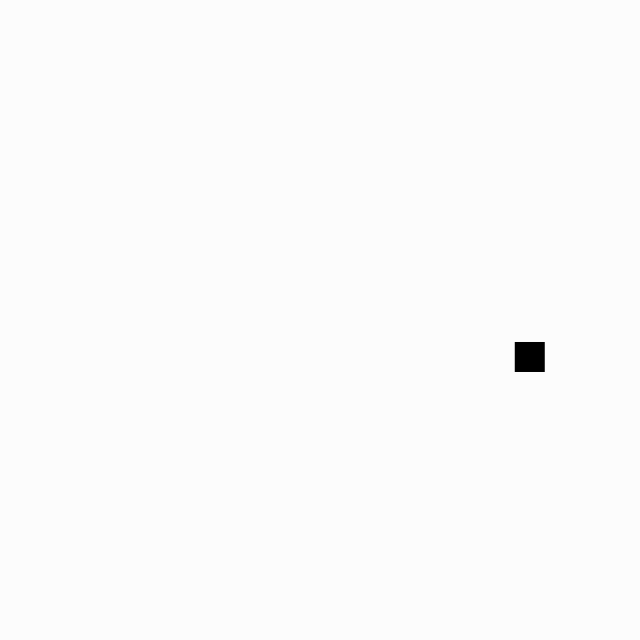
Frame 1 (no input)
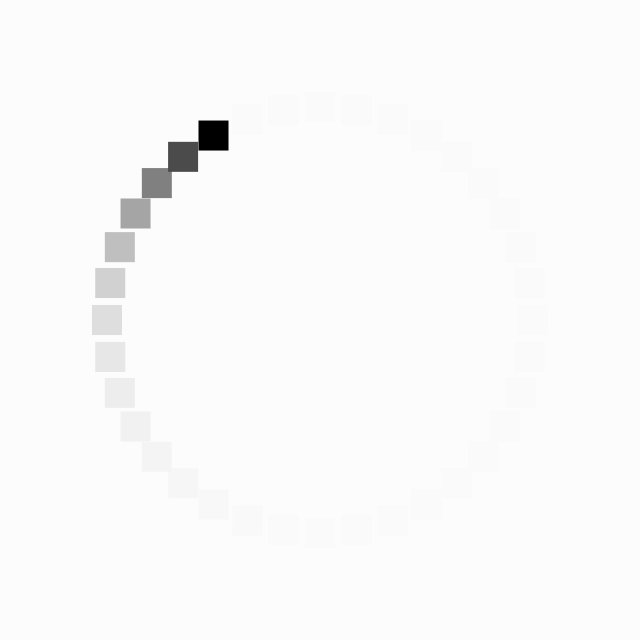
Frame 60 (the mouse pressed at the canvas centre just before this capture)
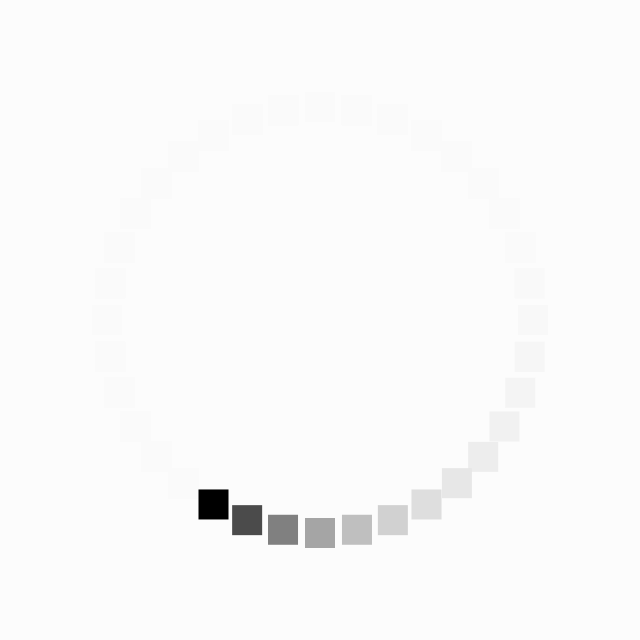
Frame 120 (the mouse held since frame 60 and released just before this capture)

The Processing sketch that drew these frames (run headless with seeded random() and noise(); from frame 60 on, the mouse is pressed at the canvas centre):

// Processing sketch: sketch_052
// ── sketch_052.pde
float X, Y;
float Cx, Cy;
float Angle;
float R;

void setup() {
    size(640, 640);
    colorMode(HSB, 100);
    background(99);
    frameRate(15);
    
    Cx = width/2;
    Cy = height/2;
    Angle = 0;
    R = width/3;
}

void draw() {
    fadeToWhite();
    
    Angle += 10;
    X = Cx + (R * cos(radians(Angle)));
    Y = Cy + (R * sin(radians(Angle)));
    
    noStroke();
    fill(0);
    rectMode(CENTER);
    rect(X, Y, 30, 30);
}

void fadeToWhite(){
    noStroke();
    fill(99, 30);
    rectMode(CORNER);
    rect(0, 0, width, height);
}

color randomRGBColor(){
    color c = color(random(256), random(256), random(256));
    return c;
}

void keyTyped() {
    if (key == 's' || key == 'S') {
        save("screen.png");
    }
}
